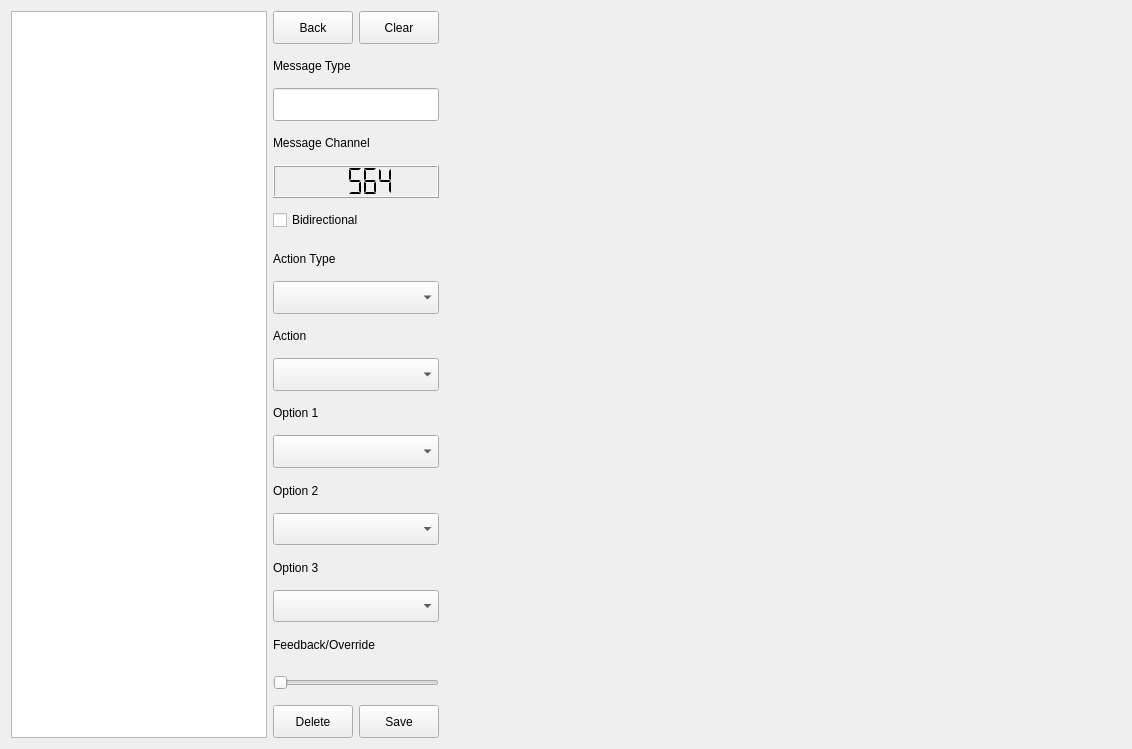
<?xml version="1.0" encoding="UTF-8"?>
<ui version="4.0">
 <class>ConfigWindow</class>
 <widget class="QWidget" name="ConfigWindow">
  <property name="windowModality">
   <enum>Qt::WindowModal</enum>
  </property>
  <property name="geometry">
   <rect>
    <x>0</x>
    <y>0</y>
    <width>1132</width>
    <height>749</height>
   </rect>
  </property>
  <property name="sizePolicy">
   <sizepolicy hsizetype="MinimumExpanding" vsizetype="MinimumExpanding">
    <horstretch>1</horstretch>
    <verstretch>1</verstretch>
   </sizepolicy>
  </property>
  <property name="windowTitle">
   <string>OBS Midi Config</string>
  </property>
  <layout class="QFormLayout" name="formLayout">
   <property name="fieldGrowthPolicy">
    <enum>QFormLayout::FieldsStayAtSizeHint</enum>
   </property>
   <item row="0" column="0">
    <widget class="QTableView" name="tableView"/>
   </item>
   <item row="0" column="1">
    <layout class="QVBoxLayout" name="verticalLayout" stretch="1,1,1,1,1,1,1,1,1,1,1,1,1,1,1,1,1,1,1">
     <property name="sizeConstraint">
      <enum>QLayout::SetMinimumSize</enum>
     </property>
     <item>
      <layout class="QHBoxLayout" name="horizontalLayout_2" stretch="1,1">
       <item>
        <widget class="QPushButton" name="btnBack">
         <property name="sizePolicy">
          <sizepolicy hsizetype="Expanding" vsizetype="Preferred">
           <horstretch>0</horstretch>
           <verstretch>0</verstretch>
          </sizepolicy>
         </property>
         <property name="text">
          <string>Back</string>
         </property>
        </widget>
       </item>
       <item>
        <widget class="QPushButton" name="btnClear">
         <property name="sizePolicy">
          <sizepolicy hsizetype="Expanding" vsizetype="Preferred">
           <horstretch>0</horstretch>
           <verstretch>0</verstretch>
          </sizepolicy>
         </property>
         <property name="text">
          <string>Clear</string>
         </property>
        </widget>
       </item>
      </layout>
     </item>
     <item>
      <widget class="QLabel" name="label_7">
       <property name="sizePolicy">
        <sizepolicy hsizetype="Expanding" vsizetype="Preferred">
         <horstretch>0</horstretch>
         <verstretch>0</verstretch>
        </sizepolicy>
       </property>
       <property name="text">
        <string>Message Type</string>
       </property>
      </widget>
     </item>
     <item>
      <widget class="QLineEdit" name="lin_mtype">
       <property name="sizePolicy">
        <sizepolicy hsizetype="Expanding" vsizetype="Preferred">
         <horstretch>0</horstretch>
         <verstretch>0</verstretch>
        </sizepolicy>
       </property>
       <property name="readOnly">
        <bool>true</bool>
       </property>
      </widget>
     </item>
     <item>
      <widget class="QLabel" name="label">
       <property name="sizePolicy">
        <sizepolicy hsizetype="Expanding" vsizetype="Preferred">
         <horstretch>0</horstretch>
         <verstretch>0</verstretch>
        </sizepolicy>
       </property>
       <property name="text">
        <string>Message Channel</string>
       </property>
      </widget>
     </item>
     <item>
      <widget class="QLCDNumber" name="num_mchan">
       <property name="sizePolicy">
        <sizepolicy hsizetype="Expanding" vsizetype="Preferred">
         <horstretch>0</horstretch>
         <verstretch>0</verstretch>
        </sizepolicy>
       </property>
       <property name="segmentStyle">
        <enum>QLCDNumber::Flat</enum>
       </property>
       <property name="intValue" stdset="0">
        <number>564</number>
       </property>
      </widget>
     </item>
     <item>
      <widget class="QCheckBox" name="checkBox">
       <property name="sizePolicy">
        <sizepolicy hsizetype="Expanding" vsizetype="Preferred">
         <horstretch>0</horstretch>
         <verstretch>0</verstretch>
        </sizepolicy>
       </property>
       <property name="text">
        <string>Bidirectional</string>
       </property>
      </widget>
     </item>
     <item>
      <widget class="QLabel" name="label_4">
       <property name="sizePolicy">
        <sizepolicy hsizetype="Expanding" vsizetype="Preferred">
         <horstretch>0</horstretch>
         <verstretch>0</verstretch>
        </sizepolicy>
       </property>
       <property name="text">
        <string>Action Type</string>
       </property>
      </widget>
     </item>
     <item>
      <widget class="QComboBox" name="cb_atype">
       <property name="sizePolicy">
        <sizepolicy hsizetype="Expanding" vsizetype="Preferred">
         <horstretch>0</horstretch>
         <verstretch>0</verstretch>
        </sizepolicy>
       </property>
      </widget>
     </item>
     <item>
      <widget class="QLabel" name="label_5">
       <property name="sizePolicy">
        <sizepolicy hsizetype="Expanding" vsizetype="Preferred">
         <horstretch>0</horstretch>
         <verstretch>0</verstretch>
        </sizepolicy>
       </property>
       <property name="text">
        <string>Action</string>
       </property>
      </widget>
     </item>
     <item>
      <widget class="QComboBox" name="cb_action">
       <property name="sizePolicy">
        <sizepolicy hsizetype="Expanding" vsizetype="Preferred">
         <horstretch>0</horstretch>
         <verstretch>0</verstretch>
        </sizepolicy>
       </property>
      </widget>
     </item>
     <item>
      <widget class="QLabel" name="label_6">
       <property name="sizePolicy">
        <sizepolicy hsizetype="Expanding" vsizetype="Preferred">
         <horstretch>0</horstretch>
         <verstretch>0</verstretch>
        </sizepolicy>
       </property>
       <property name="text">
        <string>Option 1</string>
       </property>
      </widget>
     </item>
     <item>
      <widget class="QComboBox" name="cb_param1">
       <property name="sizePolicy">
        <sizepolicy hsizetype="Expanding" vsizetype="Preferred">
         <horstretch>0</horstretch>
         <verstretch>0</verstretch>
        </sizepolicy>
       </property>
      </widget>
     </item>
     <item>
      <widget class="QLabel" name="label_9">
       <property name="sizePolicy">
        <sizepolicy hsizetype="Expanding" vsizetype="Preferred">
         <horstretch>0</horstretch>
         <verstretch>0</verstretch>
        </sizepolicy>
       </property>
       <property name="text">
        <string>Option 2</string>
       </property>
      </widget>
     </item>
     <item>
      <widget class="QComboBox" name="cb_param2">
       <property name="sizePolicy">
        <sizepolicy hsizetype="Expanding" vsizetype="Preferred">
         <horstretch>0</horstretch>
         <verstretch>0</verstretch>
        </sizepolicy>
       </property>
      </widget>
     </item>
     <item>
      <widget class="QLabel" name="label_10">
       <property name="sizePolicy">
        <sizepolicy hsizetype="Expanding" vsizetype="Preferred">
         <horstretch>0</horstretch>
         <verstretch>0</verstretch>
        </sizepolicy>
       </property>
       <property name="text">
        <string>Option 3</string>
       </property>
      </widget>
     </item>
     <item>
      <widget class="QComboBox" name="cb_param3">
       <property name="sizePolicy">
        <sizepolicy hsizetype="Expanding" vsizetype="Preferred">
         <horstretch>0</horstretch>
         <verstretch>0</verstretch>
        </sizepolicy>
       </property>
      </widget>
     </item>
     <item>
      <widget class="QLabel" name="label_8">
       <property name="sizePolicy">
        <sizepolicy hsizetype="Expanding" vsizetype="Preferred">
         <horstretch>0</horstretch>
         <verstretch>0</verstretch>
        </sizepolicy>
       </property>
       <property name="text">
        <string>Feedback/Override</string>
       </property>
      </widget>
     </item>
     <item>
      <widget class="QSlider" name="slider_override">
       <property name="sizePolicy">
        <sizepolicy hsizetype="Expanding" vsizetype="Preferred">
         <horstretch>0</horstretch>
         <verstretch>0</verstretch>
        </sizepolicy>
       </property>
       <property name="orientation">
        <enum>Qt::Horizontal</enum>
       </property>
      </widget>
     </item>
     <item>
      <layout class="QHBoxLayout" name="horizontalLayout" stretch="1,1">
       <item>
        <widget class="QPushButton" name="btnDel">
         <property name="sizePolicy">
          <sizepolicy hsizetype="Expanding" vsizetype="Preferred">
           <horstretch>0</horstretch>
           <verstretch>0</verstretch>
          </sizepolicy>
         </property>
         <property name="text">
          <string>Delete</string>
         </property>
        </widget>
       </item>
       <item>
        <widget class="QPushButton" name="btnSave">
         <property name="sizePolicy">
          <sizepolicy hsizetype="Expanding" vsizetype="Preferred">
           <horstretch>0</horstretch>
           <verstretch>0</verstretch>
          </sizepolicy>
         </property>
         <property name="text">
          <string>Save</string>
         </property>
        </widget>
       </item>
      </layout>
     </item>
    </layout>
   </item>
  </layout>
 </widget>
 <resources/>
 <connections/>
</ui>
